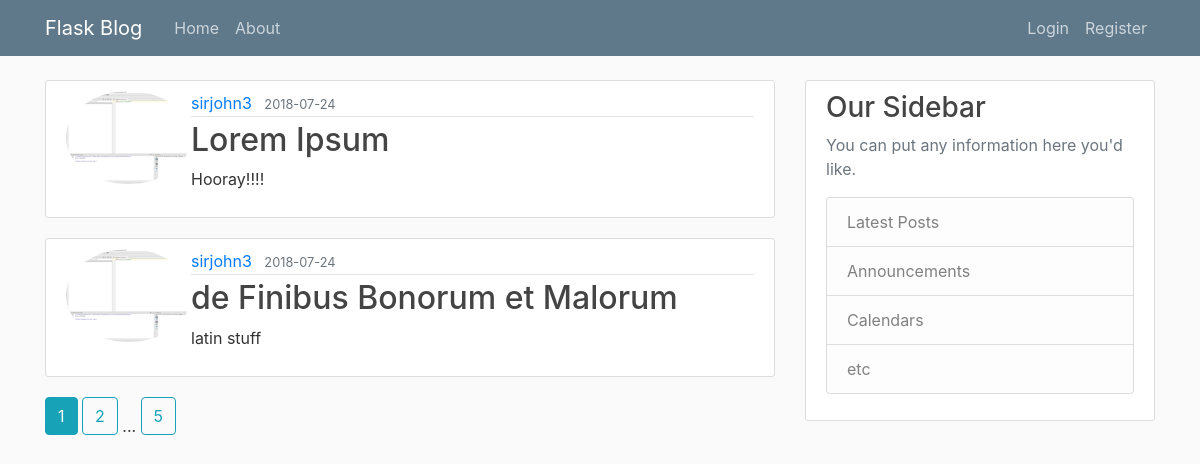
The page /home on the database its author committed.
### flaskblog/models.py (models this page shows, shortened)
class Post(db.Model):
    id = db.Column(db.Integer, primary_key=True)
    title = db.Column(db.String(100), nullable=False)
    date_posted = db.Column(db.DateTime, nullable=False, default=datetime.utcnow)
    content = db.Column(db.Text, nullable=False)
    user_id = db.Column(db.Integer, db.ForeignKey('user.id'), nullable=False)

class User(db.Model, UserMixin):
    id = db.Column(db.Integer, primary_key=True)
    username = db.Column(db.String(20), unique=True, nullable=False)
    email = db.Column(db.String(120), unique=True, nullable=False)
    image_file = db.Column(db.String(20), nullable=False, default='default.jpg')
    password = db.Column(db.String(60), nullable=False)
    posts = db.relationship('Post', backref='author', lazy=True)

### flaskblog/routes.py (the view)
@app.route("/")
@app.route("/home")
def home():
    page = request.args.get('page', 1, type=int)
    posts = Post.query.paginate(page=page, per_page=2)
    return render_template('home.html', posts=posts)

### flaskblog/templates/home.html
{% extends "layout.html" %}
{% block content %}
    {% for post in posts.items %}
        <article class="media content-section">
          <img class="rounded-circle article-image" src="{{ url_for('static', filename='profile_pics/' + post.author.image_file) }}" alt="profile pic">
          <div class="media-body">
            <div class="article-metadata">
              <a class="mr-2" href="#">{{ post.author.username }}</a>
              <small class="text-muted">{{ post.date_posted.strftime('%Y-%m-%d') }}</small>
            </div>
            <h2><a class="article-title" href="{{ url_for('post', post_id=post.id) }}">{{ post.title }}</a></h2>
            <p class="article-content">{{ post.content }}</p>
          </div>
        </article>
    {% endfor %}
      {% for page_num in posts.iter_pages(left_edge=1, right_edge=1, left_current=1, right_current=2) %}
        {% if page_num %}
          {% if posts.page ==page_num %}
          <a class="btn btn-info mb-4" href="{{ url_for('home', page=page_num) }}">{{ page_num }} </a>
          {% else %}
          <a class="btn btn-outline-info mb-4" href="{{ url_for('home', page=page_num) }}">{{ page_num }} </a>
          {% endif %}
        {% else %}
          ...
      {% endif %}
    {% endfor %}
{% endblock content %}

### flaskblog/templates/layout.html (shortened to what this page needs)
<!DOCTYPE html>
<html>
<head>
    <link rel="stylesheet" href="https://maxcdn.bootstrapcdn.com/bootstrap/4.0.0/css/bootstrap.min.css">
    <link rel="stylesheet" type="text/css" href="{{ url_for('static', filename='main.css') }}">
</head>
<body>
    <header class="site-header">
      <nav class="navbar navbar-expand-md navbar-dark bg-steel fixed-top">
        <div class="container">
          <a class="navbar-brand mr-4" href="/">Flask Blog</a>
          <div class="collapse navbar-collapse" id="navbarToggle">
            <div class="navbar-nav mr-auto">
              <a class="nav-item nav-link" href="{{ url_for('home') }}">Home</a>
              <a class="nav-item nav-link" href="{{ url_for('about') }}">About</a>
            </div>
            <div class="navbar-nav">
              {% if current_user.is_authenticated %}
                <a class="nav-item nav-link" href="{{ url_for('account') }}">Account</a>
                <a class="nav-item nav-link" href="{{ url_for('new_post') }}">New Post</a>
                <a class="nav-item nav-link" href="{{ url_for('logout') }}">Logout</a>
              {% else %}
                <a class="nav-item nav-link" href="{{ url_for('login') }}">Login</a>
                <a class="nav-item nav-link" href="{{ url_for('register') }}">Register</a>
              {% endif %}
            </div>
          </div>
        </div>
      </nav>
    </header>
    <main role="main" class="container">
      <div class="row">
        <div class="col-md-8">
          {% block content %}{% endblock %}
        </div>
        <div class="col-md-4">
          <div class="content-section">
            <h3>Our Sidebar</h3>
            <p class='text-muted'>You can put any information here you'd like.
              <ul class="list-group">
                <li class="list-group-item list-group-item-light">Latest Posts</li>
                <li class="list-group-item list-group-item-light">Announcements</li>
                <li class="list-group-item list-group-item-light">Calendars</li>
                <li class="list-group-item list-group-item-light">etc</li>
              </ul>
            </p>
          </div>
        </div>
      </div>
    </main>
</body>
</html>

### flaskblog/static/main.css (style rules this page uses)
body { background: #fafafa; color: #333333; margin-top: 5rem; }
h1, h2, h3, h4, h5, h6 { color: #444444; }
.bg-steel { background-color: #5f788a; }
.site-header .navbar-nav .nav-link { color: #cbd5db; }
.content-section { background: #ffffff; padding: 10px 20px; border: 1px solid #dddddd; border-radius: 3px; margin-bottom: 20px; }
.article-title { color: #444444; }
.article-content { white-space: pre-line; }
.article-metadata { padding-bottom: 1px; margin-bottom: 4px; border-bottom: 1px solid #e3e3e3 }

### rows shown on the page
Post: image_file (picture), author.username "sirjohn3", date_posted "2018-07-24", title "Lorem Ipsum", content "Hooray!!!!"
Post: image_file (picture), author.username "sirjohn3", date_posted "2018-07-24", title "de Finibus Bonorum et Malorum", content "latin stuff"

### other values the page prints
{{ page_num }} "1"
{{ page_num }} "2" "5"
